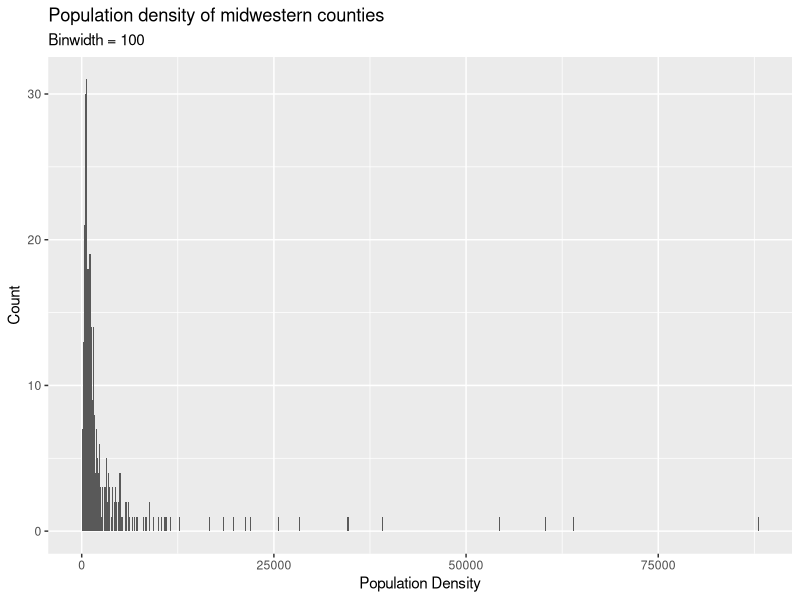
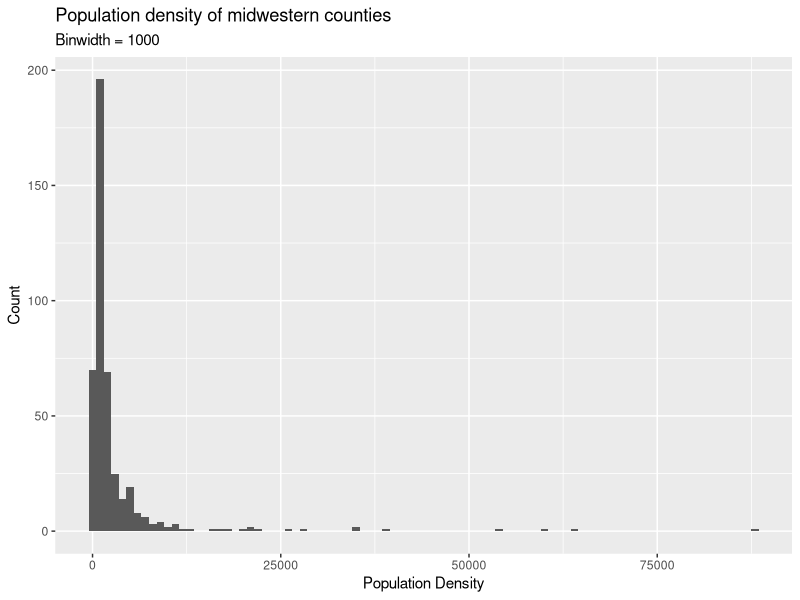
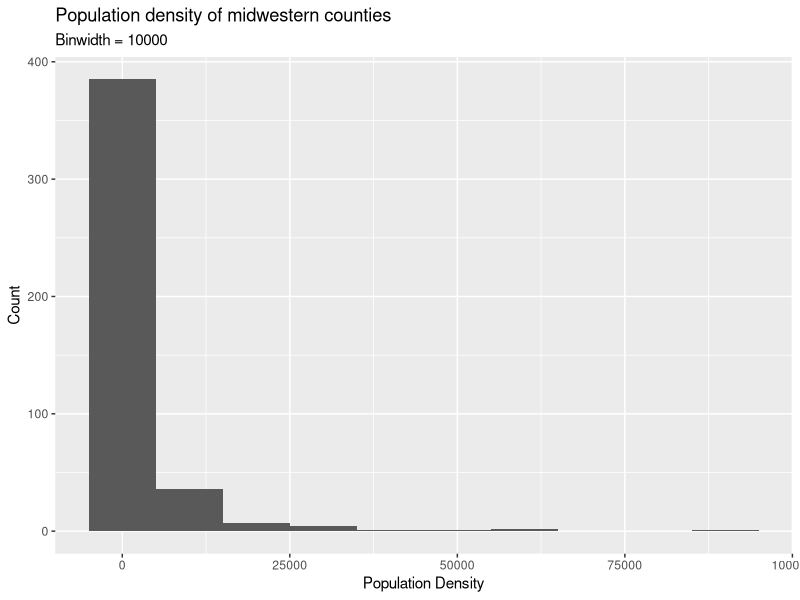
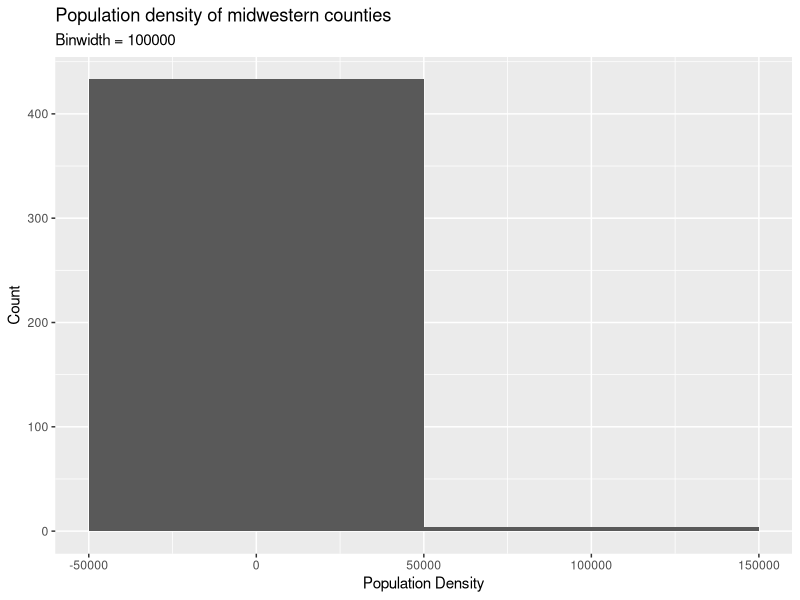

Recreate these plots in R, in order.
## ---- chunk 1
library(tidyverse)
## ---- chunk 2

ggplot(midwest,aes(x = popdensity)) + 
         geom_histogram(binwidth = 100) + 
         labs( 
           x = "Population Density",
           y = "Count",
           title = "Population density of midwestern counties", 
           subtitle = "Binwidth = 100")

## ---- chunk 3
#histogram of midwest, bin = 1000
ggplot(midwest,aes(x = popdensity)) + 
         geom_histogram(binwidth = 1000) + 
         labs( 
           x = "Population Density",
           y = "Count",
           title = "Population density of midwestern counties", 
           subtitle = "Binwidth = 1000")

## ---- chunk 4
#histogram of midwest, bin = 10000
ggplot(midwest,aes(x = popdensity)) + 
         geom_histogram(binwidth = 10000) + 
         labs( 
           x = "Population Density",
           y = "Count",
           title = "Population density of midwestern counties", 
           subtitle = "Binwidth = 10000")


## ---- chunk 5
#histogram of midwest, bin = 100,000
ggplot(midwest,aes(x = popdensity)) + 
         geom_histogram(binwidth = 100000) + 
         labs( 
           x = "Population Density",
           y = "Count",
           title = "Population density of midwestern counties", 
           subtitle = "Binwidth = 100000")
